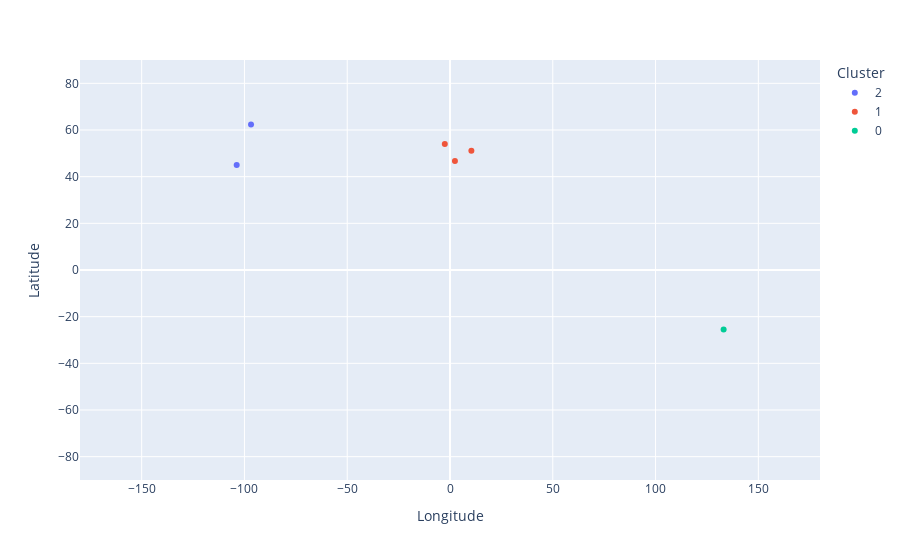

Notebook code for this chart:
### Code cell
# Graficar los datos utilizando la longitud y latitud
# color es un argumento que se puede codificar con una variable
# Todos los puntos en cada cluster tendran el mismo color

datos_con_clusters["Cluster"] = datos_con_clusters["Cluster"].astype("category")

fig = px.scatter(
    datos_con_clusters,
    x="Longitude",
    y="Latitude",
    color="Cluster",
    #                 color_discrete_sequence = ["red", "green", "orange"],
    #                 size='',
    hover_data=["Country"],
)
fig.update_xaxes(range=[-180, 180])
fig.update_yaxes(range=[-90, 90])

fig.show()

### Figure 1 — Plotly figure (JSON) as saved in the notebook; plotly's stock layout.template omitted (floating-point values rounded to 4 significant figures)
{"data": [{"customdata": [["USA"], ["Canada"]], "hovertemplate": "Cluster=2<br>Longitude=%{x}<br>Latitude=%{y}<br>Country=%{customdata[0]}<extra></extra>", "legendgroup": "2", "marker": {"color": "#636efa", "symbol": "circle"}, "mode": "markers", "name": "2", "orientation": "v", "showlegend": true, "type": "scatter", "x": [-103.8, -96.8], "xaxis": "x", "y": [44.97, 62.4], "yaxis": "y"}, {"customdata": [["France"], ["UK"], ["Germany"]], "hovertemplate": "Cluster=1<br>Longitude=%{x}<br>Latitude=%{y}<br>Country=%{customdata[0]}<extra></extra>", "legendgroup": "1", "marker": {"color": "#EF553B", "symbol": "circle"}, "mode": "markers", "name": "1", "orientation": "v", "showlegend": true, "type": "scatter", "x": [2.4, -2.53, 10.4], "xaxis": "x", "y": [46.75, 54.01, 51.15], "yaxis": "y"}, {"customdata": [["Australia"]], "hovertemplate": "Cluster=0<br>Longitude=%{x}<br>Latitude=%{y}<br>Country=%{customdata[0]}<extra></extra>", "legendgroup": "0", "marker": {"color": "#00cc96", "symbol": "circle"}, "mode": "markers", "name": "0", "orientation": "v", "showlegend": true, "type": "scatter", "x": [133.1], "xaxis": "x", "y": [-25.45], "yaxis": "y"}], "layout": {"legend": {"title": {"text": "Cluster"}, "tracegroupgap": 0}, "margin": {"t": 60}, "xaxis": {"anchor": "y", "domain": [0, 1], "range": [-180, 180], "title": {"text": "Longitude"}}, "yaxis": {"anchor": "x", "domain": [0, 1], "range": [-90, 90], "title": {"text": "Latitude"}}}}
